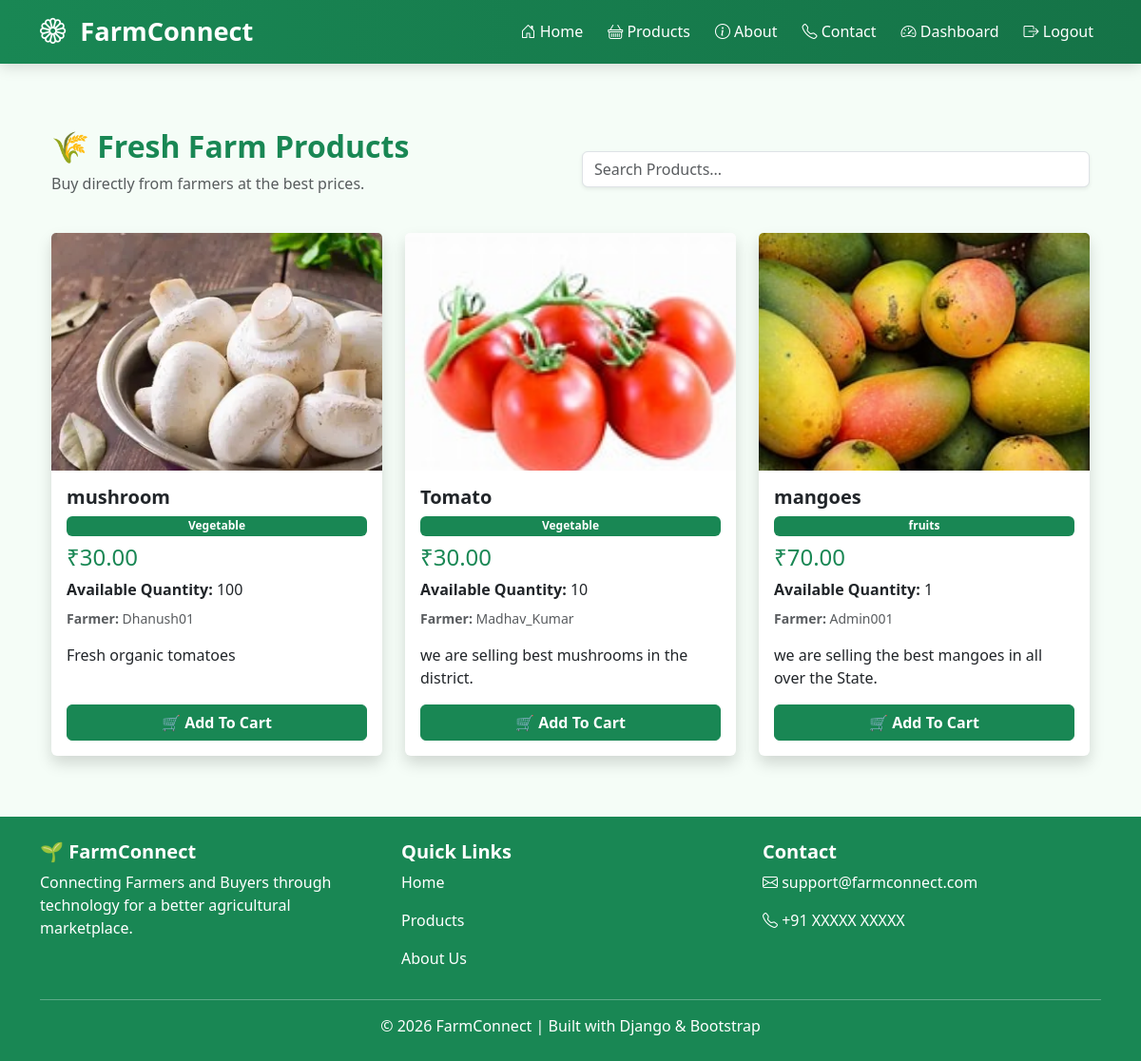
Screenshot of /products/ (signed in) with the database file from the repository.
### products/models.py (models this page shows, shortened)
class Product(models.Model):
    farmer = models.ForeignKey(
        settings.AUTH_USER_MODEL,
        on_delete=models.CASCADE
    )
    name = models.CharField(max_length=100)
    category = models.CharField(max_length=100)
    price = models.DecimalField(
        max_digits=10,
        decimal_places=2
    )
    quantity = models.IntegerField()
    description = models.TextField()
    image = models.ImageField(
        upload_to='products/',
        blank=True,
        null=True
    )
    created_at = models.DateTimeField(
        auto_now_add=True
    )

### accounts/models.py (models this page shows, shortened)
class User(AbstractUser):
    ROLE_CHOICES = (
        ('farmer', 'Farmer'),
        ('customer', 'Customer'),
    )
    role = models.CharField(
        max_length=20,
        choices=ROLE_CHOICES
    )
    phone = models.CharField(
        max_length=15,
        blank=True,
        null=True
    )
    address = models.TextField(
        blank=True,
        null=True
    )

### products/views.py (the view)
def products_page(request):
    products = Product.objects.all()
    search = request.GET.get('search')
    if search:
        products = products.filter(
            name__icontains=search
        )
    return render(
        request,
        'products/products.html',
        {
            'products': products
        }
    )

### products/templates/products/products.html (shortened to what this page needs)
{% extends 'base.html' %}
{% block content %}
<div class="container mt-5">
    <div class="row mb-4 align-items-center">
        <div class="col-md-6">
            <h2 class="fw-bold text-success">
                🌾 Fresh Farm Products
            </h2>
            <p class="text-muted">
                Buy directly from farmers at the best prices.
            </p>
        </div>
        <div class="col-md-6">
            <input
                type="text"
                class="form-control shadow-sm"
                placeholder="Search Products...">
        </div>
    </div>
    <div class="row">
        {% for product in products %}
        <div class="col-lg-4 col-md-6 mb-4">
            <div class="card shadow border-0 h-100">
                {% if product.image %}
                <img
                    src="{{ product.image.url }}"
                    class="card-img-top"
                    style="height:250px; object-fit:cover;">
                {% else %}
                <img
                    src="https://via.placeholder.com/400x250?text=No+Image"
                    class="card-img-top">
                {% endif %}
                <div class="card-body d-flex flex-column">
                    <h5 class="card-title fw-bold">
                        {{ product.name }}
                    </h5>
                    <span class="badge bg-success mb-2">
                        {{ product.category }}
                    </span>
                    <h4 class="text-success">
                        ₹{{ product.price }}
                    </h4>
                    <p class="mb-2">
                        <strong>Available Quantity:</strong>
                        {{ product.quantity }}
                    </p>
                    <p class="text-muted small">
                        <strong>Farmer:</strong>
                        {{ product.farmer.username }}
                    </p>
                    <p class="card-text">
                        {{ product.description|truncatewords:20 }}
                    </p>
                    <div class="mt-auto">
                        <a
                            href="{% url 'add_to_cart' product.id %}"
                            class="btn btn-success w-100">
                            🛒 Add To Cart
                        </a>
                    </div>
                </div>
            </div>
        </div>
        {% empty %}
        <div class="col-12">
            <div class="alert alert-warning text-center">
                No Products Available
            </div>
        </div>
        {% endfor %}
    </div>
</div>
{% endblock %}

### templates/base.html (style rules this page uses)
body { background-color:#f5fdf7; min-height:100vh; display:flex; flex-direction:column; font-family:'Segoe UI',sans-serif; }

### products/templates/products/products.html (style rules this page uses)
.card { transition: all 0.3s ease; }
.card img { transition: 0.3s; }
.btn-success { font-weight: 600; }

### rows the page displays
Product: image (picture), name "mushroom", category "Vegetable", price "30.00", quantity "100", farmer.username "Dhanush01", description "Fresh organic tomatoes"
Product: image (picture), name "Tomato", category "Vegetable", price "30.00", quantity "10", farmer.username "Madhav_Kumar", description "we are selling best mushrooms in the district."
Product: image (picture), name "mangoes", category "fruits", price "70.00", quantity "1", farmer.username "Admin001", description "we are selling the best mangoes in all over the State."
